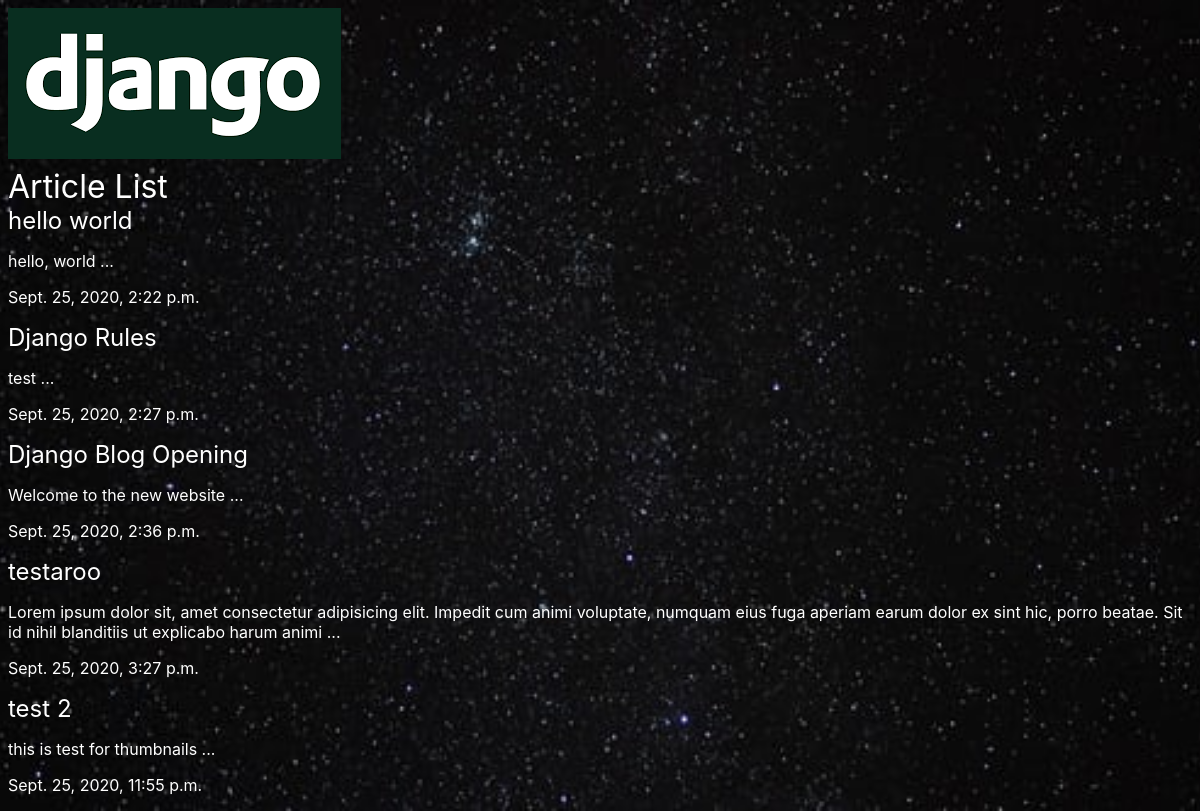
The app's page /articles/ with its own data.
### articles/models.py (models this page shows, shortened)
class Article(models.Model):
    title = models.CharField(max_length=100)
    slug = models.SlugField()
    body = models.TextField()
    date = models.DateTimeField(auto_now_add=True)
    thumb = models.ImageField(default='default.png', blank=True)
    def snippet(self):
        return self.body[:200] + ' ...'

### articles/views.py (the view)
def article_list(request):
    articles = Article.objects.all().order_by('date')
    return render(request, 'articles/article_list.html',
                  {'articles': articles})

### articles/templates/articles/article_list.html
{%extends 'base_layout.html'%} {%block content%}
<h1>Article List</h1>
<div class="articles">
  {% for article in articles %}
  <div class="article">
    <h2>
      <a href="{%url 'articles:detail' slug=article.slug %}"
        >{{article.title}}</a
      >
    </h2>
    <p>{{article.snippet}}</p>
    <p>{{article.date}}</p>
  </div>
  {% endfor%}
</div>
{% endblock %}

### assets/styles.css (style rules this page uses)
body { background: #0f121f; background: url(./stars.jpeg) no-repeat center center fixed; -webkit-background-size: cover; -moz-background-size: cover; -o-background-size: cover; background-size: cover; background-repeat: no-repeat; color: #fff; }
body * { font-family: -apple-system, BlinkMacSystemFont, 'Segoe UI', Roboto, Oxygen, Ubuntu, Cantarell, 'Open Sans', 'Helvetica Neue', sans-serif; }
h1, h2, h3, h4, h5 { font-weight: normal; margin: 0; }
a, a:hover, a:visited { color: #fff; text-decoration: none; }

### records on screen
Article: title "hello world", snippet "hello, world ...", date "Sept. 25, 2020, 2:22 p.m."
Article: title "Django Rules", snippet "test ...", date "Sept. 25, 2020, 2:27 p.m."
Article: title "Django Blog Opening", snippet "Welcome to the new website ...", date "Sept. 25, 2020, 2:36 p.m."
Article: title "testaroo", snippet "Lorem ipsum dolor sit, amet consectetur adipisicing elit. Impedit cum animi voluptate, numquam eius fuga aperiam earum dolor ex sint hic, porro beatae. Sit id nihil blanditiis ut explicabo harum animi ...", date "Sept. 25, 2020, 3:27 p.m."
Article: title "test 2", snippet "this is test for thumbnails ...", date "Sept. 25, 2020, 11:55 p.m."
